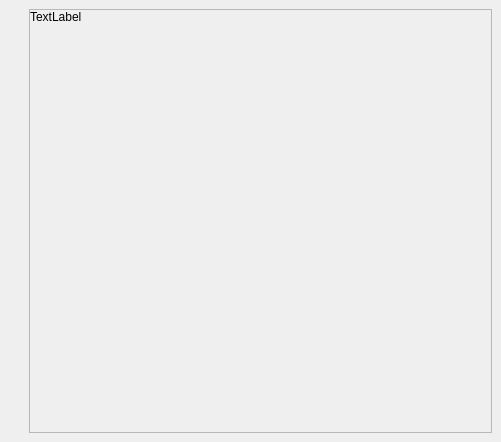
<?xml version="1.0" encoding="UTF-8"?>
<ui version="4.0">
 <class>Form</class>
 <widget class="QDialog" name="Form">
  <property name="geometry">
   <rect>
    <x>0</x>
    <y>0</y>
    <width>501</width>
    <height>442</height>
   </rect>
  </property>
  <property name="windowTitle">
   <string>Form</string>
  </property>
  <layout class="QHBoxLayout" name="horizontalLayout">
   <property name="spacing">
    <number>0</number>
   </property>
   <property name="leftMargin">
    <number>0</number>
   </property>
   <property name="topMargin">
    <number>0</number>
   </property>
   <property name="rightMargin">
    <number>0</number>
   </property>
   <property name="bottomMargin">
    <number>0</number>
   </property>
   <item>
    <widget class="QWidget" name="widget" native="true">
     <property name="contextMenuPolicy">
      <enum>Qt::ActionsContextMenu</enum>
     </property>
     <property name="autoFillBackground">
      <bool>false</bool>
     </property>
     <property name="styleSheet">
      <string notr="true"/>
     </property>
     <layout class="QVBoxLayout" name="verticalLayout_3" stretch="0">
      <property name="leftMargin">
       <number>0</number>
      </property>
      <property name="topMargin">
       <number>0</number>
      </property>
      <property name="rightMargin">
       <number>0</number>
      </property>
      <property name="bottomMargin">
       <number>0</number>
      </property>
      <item>
       <layout class="QVBoxLayout" name="verticalLayout">
        <property name="leftMargin">
         <number>9</number>
        </property>
        <property name="topMargin">
         <number>9</number>
        </property>
        <property name="rightMargin">
         <number>9</number>
        </property>
        <property name="bottomMargin">
         <number>9</number>
        </property>
        <item>
         <layout class="QHBoxLayout" name="horizontalLayout_4" stretch="0,0">
          <item>
           <layout class="QVBoxLayout" name="verticalLayout_2">
            <property name="spacing">
             <number>0</number>
            </property>
            <item>
             <layout class="QVBoxLayout" name="iconHolder">
              <property name="spacing">
               <number>0</number>
              </property>
             </layout>
            </item>
            <item>
             <spacer name="verticalSpacer">
              <property name="orientation">
               <enum>Qt::Vertical</enum>
              </property>
              <property name="sizeHint" stdset="0">
               <size>
                <width>20</width>
                <height>40</height>
               </size>
              </property>
             </spacer>
            </item>
           </layout>
          </item>
          <item>
           <widget class="QScrollArea" name="scrollArea">
            <property name="minimumSize">
             <size>
              <width>0</width>
              <height>100</height>
             </size>
            </property>
            <property name="widgetResizable">
             <bool>true</bool>
            </property>
            <widget class="QWidget" name="scrollAreaWidgetContents">
             <property name="geometry">
              <rect>
               <x>0</x>
               <y>0</y>
               <width>451</width>
               <height>420</height>
              </rect>
             </property>
             <layout class="QVBoxLayout" name="verticalLayout_4">
              <property name="spacing">
               <number>0</number>
              </property>
              <property name="leftMargin">
               <number>0</number>
              </property>
              <property name="topMargin">
               <number>0</number>
              </property>
              <property name="rightMargin">
               <number>0</number>
              </property>
              <property name="bottomMargin">
               <number>0</number>
              </property>
              <item>
               <widget class="QLabel" name="lblMessage">
                <property name="sizePolicy">
                 <sizepolicy hsizetype="Preferred" vsizetype="Minimum">
                  <horstretch>0</horstretch>
                  <verstretch>0</verstretch>
                 </sizepolicy>
                </property>
                <property name="text">
                 <string>TextLabel</string>
                </property>
                <property name="alignment">
                 <set>Qt::AlignLeading|Qt::AlignLeft|Qt::AlignTop</set>
                </property>
                <property name="wordWrap">
                 <bool>true</bool>
                </property>
               </widget>
              </item>
             </layout>
            </widget>
           </widget>
          </item>
         </layout>
        </item>
       </layout>
      </item>
     </layout>
    </widget>
   </item>
  </layout>
 </widget>
 <resources/>
 <connections/>
</ui>
